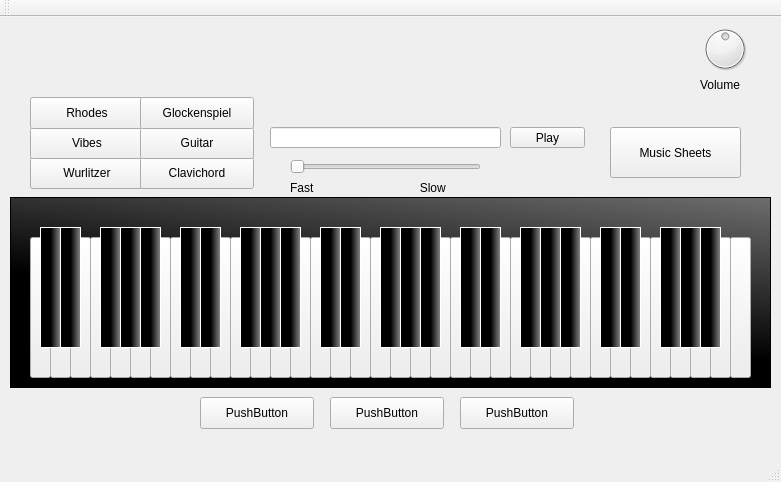
<?xml version="1.0" encoding="UTF-8"?>
<ui version="4.0">
 <class>MainWindow</class>
 <widget class="QMainWindow" name="MainWindow">
  <property name="geometry">
   <rect>
    <x>0</x>
    <y>0</y>
    <width>781</width>
    <height>482</height>
   </rect>
  </property>
  <property name="windowTitle">
   <string>MainWindow</string>
  </property>
  <widget class="QWidget" name="centralWidget">
   <widget class="QPushButton" name="pushButton_C1">
    <property name="geometry">
     <rect>
      <x>30</x>
      <y>220</y>
      <width>21</width>
      <height>141</height>
     </rect>
    </property>
    <property name="text">
     <string/>
    </property>
   </widget>
   <widget class="QPushButton" name="pushButton_CS1">
    <property name="geometry">
     <rect>
      <x>40</x>
      <y>210</y>
      <width>21</width>
      <height>121</height>
     </rect>
    </property>
    <property name="styleSheet">
     <string notr="true">QPushButton{
border: 1px solid white;
background-color: qlineargradient(spread:pad, x1:0.512, y1:0, x2:1, y2:0, stop:0 rgba(0, 0, 0, 255), stop:1 rgba(143, 143, 143, 255))
}</string>
    </property>
    <property name="text">
     <string/>
    </property>
   </widget>
   <widget class="QPushButton" name="pushButton_D1">
    <property name="geometry">
     <rect>
      <x>50</x>
      <y>240</y>
      <width>21</width>
      <height>121</height>
     </rect>
    </property>
    <property name="text">
     <string/>
    </property>
   </widget>
   <widget class="QPushButton" name="pushButton_DS1">
    <property name="geometry">
     <rect>
      <x>60</x>
      <y>210</y>
      <width>21</width>
      <height>121</height>
     </rect>
    </property>
    <property name="styleSheet">
     <string notr="true">QPushButton{
border: 1px solid white;
background-color: qlineargradient(spread:pad, x1:0.512, y1:0, x2:1, y2:0, stop:0 rgba(0, 0, 0, 255), stop:1 rgba(143, 143, 143, 255))
}</string>
    </property>
    <property name="text">
     <string/>
    </property>
   </widget>
   <widget class="QPushButton" name="pushButton_E1">
    <property name="geometry">
     <rect>
      <x>70</x>
      <y>220</y>
      <width>21</width>
      <height>141</height>
     </rect>
    </property>
    <property name="text">
     <string/>
    </property>
   </widget>
   <widget class="QPushButton" name="pushButton_F1">
    <property name="geometry">
     <rect>
      <x>90</x>
      <y>220</y>
      <width>21</width>
      <height>141</height>
     </rect>
    </property>
    <property name="text">
     <string/>
    </property>
   </widget>
   <widget class="QPushButton" name="pushButton_FS1">
    <property name="geometry">
     <rect>
      <x>100</x>
      <y>210</y>
      <width>21</width>
      <height>121</height>
     </rect>
    </property>
    <property name="styleSheet">
     <string notr="true">QPushButton{
border: 1px solid white;
background-color: qlineargradient(spread:pad, x1:0.512, y1:0, x2:1, y2:0, stop:0 rgba(0, 0, 0, 255), stop:1 rgba(143, 143, 143, 255))
}
</string>
    </property>
    <property name="text">
     <string/>
    </property>
   </widget>
   <widget class="QPushButton" name="pushButton_G1">
    <property name="geometry">
     <rect>
      <x>110</x>
      <y>240</y>
      <width>21</width>
      <height>121</height>
     </rect>
    </property>
    <property name="text">
     <string/>
    </property>
   </widget>
   <widget class="QPushButton" name="pushButton_GS1">
    <property name="geometry">
     <rect>
      <x>120</x>
      <y>210</y>
      <width>21</width>
      <height>121</height>
     </rect>
    </property>
    <property name="styleSheet">
     <string notr="true">QPushButton{
border: 1px solid white;
background-color: qlineargradient(spread:pad, x1:0.512, y1:0, x2:1, y2:0, stop:0 rgba(0, 0, 0, 255), stop:1 rgba(143, 143, 143, 255))
}</string>
    </property>
    <property name="text">
     <string/>
    </property>
   </widget>
   <widget class="QPushButton" name="pushButton_A1">
    <property name="geometry">
     <rect>
      <x>130</x>
      <y>240</y>
      <width>21</width>
      <height>121</height>
     </rect>
    </property>
    <property name="text">
     <string/>
    </property>
   </widget>
   <widget class="QPushButton" name="pushButton_AS1">
    <property name="geometry">
     <rect>
      <x>140</x>
      <y>210</y>
      <width>21</width>
      <height>121</height>
     </rect>
    </property>
    <property name="styleSheet">
     <string notr="true">QPushButton{
border: 1px solid white;
background-color: qlineargradient(spread:pad, x1:0.512, y1:0, x2:1, y2:0, stop:0 rgba(0, 0, 0, 255), stop:1 rgba(143, 143, 143, 255))
}</string>
    </property>
    <property name="text">
     <string/>
    </property>
   </widget>
   <widget class="QPushButton" name="pushButton_B1">
    <property name="geometry">
     <rect>
      <x>150</x>
      <y>220</y>
      <width>21</width>
      <height>141</height>
     </rect>
    </property>
    <property name="text">
     <string/>
    </property>
   </widget>
   <widget class="QPushButton" name="pushButton_C2">
    <property name="geometry">
     <rect>
      <x>170</x>
      <y>220</y>
      <width>21</width>
      <height>141</height>
     </rect>
    </property>
    <property name="text">
     <string/>
    </property>
   </widget>
   <widget class="QPushButton" name="pushButton_CS2">
    <property name="geometry">
     <rect>
      <x>180</x>
      <y>210</y>
      <width>21</width>
      <height>121</height>
     </rect>
    </property>
    <property name="styleSheet">
     <string notr="true">QPushButton{
border: 1px solid white;
background-color: qlineargradient(spread:pad, x1:0.512, y1:0, x2:1, y2:0, stop:0 rgba(0, 0, 0, 255), stop:1 rgba(143, 143, 143, 255))
}</string>
    </property>
    <property name="text">
     <string/>
    </property>
   </widget>
   <widget class="QPushButton" name="pushButton_D2">
    <property name="geometry">
     <rect>
      <x>190</x>
      <y>240</y>
      <width>21</width>
      <height>121</height>
     </rect>
    </property>
    <property name="text">
     <string/>
    </property>
   </widget>
   <widget class="QPushButton" name="pushButton_DS2">
    <property name="geometry">
     <rect>
      <x>200</x>
      <y>210</y>
      <width>21</width>
      <height>121</height>
     </rect>
    </property>
    <property name="styleSheet">
     <string notr="true">QPushButton{
border: 1px solid white;
background-color: qlineargradient(spread:pad, x1:0.512, y1:0, x2:1, y2:0, stop:0 rgba(0, 0, 0, 255), stop:1 rgba(143, 143, 143, 255))
}
</string>
    </property>
    <property name="text">
     <string/>
    </property>
   </widget>
   <widget class="QPushButton" name="pushButton_E2">
    <property name="geometry">
     <rect>
      <x>210</x>
      <y>220</y>
      <width>21</width>
      <height>141</height>
     </rect>
    </property>
    <property name="text">
     <string/>
    </property>
   </widget>
   <widget class="QPushButton" name="pushButton_F2">
    <property name="geometry">
     <rect>
      <x>230</x>
      <y>220</y>
      <width>21</width>
      <height>141</height>
     </rect>
    </property>
    <property name="text">
     <string/>
    </property>
   </widget>
   <widget class="QPushButton" name="pushButton_FS2">
    <property name="geometry">
     <rect>
      <x>240</x>
      <y>210</y>
      <width>21</width>
      <height>121</height>
     </rect>
    </property>
    <property name="styleSheet">
     <string notr="true">QPushButton{
border: 1px solid white;
background-color: qlineargradient(spread:pad, x1:0.512, y1:0, x2:1, y2:0, stop:0 rgba(0, 0, 0, 255), stop:1 rgba(143, 143, 143, 255))
}</string>
    </property>
    <property name="text">
     <string/>
    </property>
   </widget>
   <widget class="QPushButton" name="pushButton_G2">
    <property name="geometry">
     <rect>
      <x>250</x>
      <y>240</y>
      <width>21</width>
      <height>121</height>
     </rect>
    </property>
    <property name="text">
     <string/>
    </property>
   </widget>
   <widget class="QPushButton" name="pushButton_GS2">
    <property name="geometry">
     <rect>
      <x>260</x>
      <y>210</y>
      <width>21</width>
      <height>121</height>
     </rect>
    </property>
    <property name="styleSheet">
     <string notr="true">QPushButton{
border: 1px solid white;
background-color: qlineargradient(spread:pad, x1:0.512, y1:0, x2:1, y2:0, stop:0 rgba(0, 0, 0, 255), stop:1 rgba(143, 143, 143, 255))
}</string>
    </property>
    <property name="text">
     <string/>
    </property>
   </widget>
   <widget class="QPushButton" name="pushButton_A2">
    <property name="geometry">
     <rect>
      <x>270</x>
      <y>240</y>
      <width>21</width>
      <height>121</height>
     </rect>
    </property>
    <property name="text">
     <string/>
    </property>
   </widget>
   <widget class="QPushButton" name="pushButton_AS2">
    <property name="geometry">
     <rect>
      <x>280</x>
      <y>210</y>
      <width>21</width>
      <height>121</height>
     </rect>
    </property>
    <property name="styleSheet">
     <string notr="true">QPushButton{
border: 1px solid white;
background-color: qlineargradient(spread:pad, x1:0.512, y1:0, x2:1, y2:0, stop:0 rgba(0, 0, 0, 255), stop:1 rgba(143, 143, 143, 255))
}</string>
    </property>
    <property name="text">
     <string/>
    </property>
   </widget>
   <widget class="QPushButton" name="pushButton_B2">
    <property name="geometry">
     <rect>
      <x>290</x>
      <y>220</y>
      <width>21</width>
      <height>141</height>
     </rect>
    </property>
    <property name="text">
     <string/>
    </property>
   </widget>
   <widget class="QPushButton" name="pushButton_C3">
    <property name="geometry">
     <rect>
      <x>310</x>
      <y>220</y>
      <width>21</width>
      <height>141</height>
     </rect>
    </property>
    <property name="text">
     <string/>
    </property>
   </widget>
   <widget class="QPushButton" name="pushButton_CS3">
    <property name="geometry">
     <rect>
      <x>320</x>
      <y>210</y>
      <width>21</width>
      <height>121</height>
     </rect>
    </property>
    <property name="styleSheet">
     <string notr="true">QPushButton{
border: 1px solid white;
background-color: qlineargradient(spread:pad, x1:0.512, y1:0, x2:1, y2:0, stop:0 rgba(0, 0, 0, 255), stop:1 rgba(143, 143, 143, 255))
}</string>
    </property>
    <property name="text">
     <string/>
    </property>
   </widget>
   <widget class="QPushButton" name="pushButton_D3">
    <property name="geometry">
     <rect>
      <x>330</x>
      <y>240</y>
      <width>21</width>
      <height>121</height>
     </rect>
    </property>
    <property name="text">
     <string/>
    </property>
   </widget>
   <widget class="QPushButton" name="pushButton_DS3">
    <property name="geometry">
     <rect>
      <x>340</x>
      <y>210</y>
      <width>21</width>
      <height>121</height>
     </rect>
    </property>
    <property name="styleSheet">
     <string notr="true">QPushButton{
border: 1px solid white;
background-color: qlineargradient(spread:pad, x1:0.512, y1:0, x2:1, y2:0, stop:0 rgba(0, 0, 0, 255), stop:1 rgba(143, 143, 143, 255))
}</string>
    </property>
    <property name="text">
     <string/>
    </property>
   </widget>
   <widget class="QPushButton" name="pushButton_E3">
    <property name="geometry">
     <rect>
      <x>350</x>
      <y>220</y>
      <width>21</width>
      <height>141</height>
     </rect>
    </property>
    <property name="text">
     <string/>
    </property>
   </widget>
   <widget class="QPushButton" name="pushButton_C4">
    <property name="geometry">
     <rect>
      <x>450</x>
      <y>220</y>
      <width>21</width>
      <height>141</height>
     </rect>
    </property>
    <property name="text">
     <string/>
    </property>
   </widget>
   <widget class="QPushButton" name="pushButton_A3">
    <property name="geometry">
     <rect>
      <x>410</x>
      <y>240</y>
      <width>21</width>
      <height>121</height>
     </rect>
    </property>
    <property name="text">
     <string/>
    </property>
   </widget>
   <widget class="QPushButton" name="pushButton_G3">
    <property name="geometry">
     <rect>
      <x>390</x>
      <y>240</y>
      <width>21</width>
      <height>121</height>
     </rect>
    </property>
    <property name="text">
     <string/>
    </property>
   </widget>
   <widget class="QPushButton" name="pushButton_GS3">
    <property name="geometry">
     <rect>
      <x>400</x>
      <y>210</y>
      <width>21</width>
      <height>121</height>
     </rect>
    </property>
    <property name="styleSheet">
     <string notr="true">QPushButton{
border: 1px solid white;
background-color: qlineargradient(spread:pad, x1:0.512, y1:0, x2:1, y2:0, stop:0 rgba(0, 0, 0, 255), stop:1 rgba(143, 143, 143, 255))
}</string>
    </property>
    <property name="text">
     <string/>
    </property>
   </widget>
   <widget class="QPushButton" name="pushButton_AS3">
    <property name="geometry">
     <rect>
      <x>420</x>
      <y>210</y>
      <width>21</width>
      <height>121</height>
     </rect>
    </property>
    <property name="styleSheet">
     <string notr="true">QPushButton{
border: 1px solid white;
background-color: qlineargradient(spread:pad, x1:0.512, y1:0, x2:1, y2:0, stop:0 rgba(0, 0, 0, 255), stop:1 rgba(143, 143, 143, 255))
}</string>
    </property>
    <property name="text">
     <string/>
    </property>
   </widget>
   <widget class="QPushButton" name="pushButton_D4">
    <property name="geometry">
     <rect>
      <x>470</x>
      <y>240</y>
      <width>21</width>
      <height>121</height>
     </rect>
    </property>
    <property name="text">
     <string/>
    </property>
   </widget>
   <widget class="QPushButton" name="pushButton_FS3">
    <property name="geometry">
     <rect>
      <x>380</x>
      <y>210</y>
      <width>21</width>
      <height>121</height>
     </rect>
    </property>
    <property name="styleSheet">
     <string notr="true">QPushButton{
border: 1px solid white;
background-color: qlineargradient(spread:pad, x1:0.512, y1:0, x2:1, y2:0, stop:0 rgba(0, 0, 0, 255), stop:1 rgba(143, 143, 143, 255))
}</string>
    </property>
    <property name="text">
     <string/>
    </property>
   </widget>
   <widget class="QPushButton" name="pushButton_B3">
    <property name="geometry">
     <rect>
      <x>430</x>
      <y>220</y>
      <width>21</width>
      <height>141</height>
     </rect>
    </property>
    <property name="text">
     <string/>
    </property>
   </widget>
   <widget class="QPushButton" name="pushButton_DS4">
    <property name="geometry">
     <rect>
      <x>480</x>
      <y>210</y>
      <width>21</width>
      <height>121</height>
     </rect>
    </property>
    <property name="styleSheet">
     <string notr="true">QPushButton{
border: 1px solid white;
background-color: qlineargradient(spread:pad, x1:0.512, y1:0, x2:1, y2:0, stop:0 rgba(0, 0, 0, 255), stop:1 rgba(143, 143, 143, 255))
}</string>
    </property>
    <property name="text">
     <string/>
    </property>
   </widget>
   <widget class="QPushButton" name="pushButton_E4">
    <property name="geometry">
     <rect>
      <x>490</x>
      <y>220</y>
      <width>21</width>
      <height>141</height>
     </rect>
    </property>
    <property name="text">
     <string/>
    </property>
   </widget>
   <widget class="QPushButton" name="pushButton_F3">
    <property name="geometry">
     <rect>
      <x>370</x>
      <y>220</y>
      <width>21</width>
      <height>141</height>
     </rect>
    </property>
    <property name="text">
     <string/>
    </property>
   </widget>
   <widget class="QPushButton" name="pushButton_CS4">
    <property name="geometry">
     <rect>
      <x>460</x>
      <y>210</y>
      <width>21</width>
      <height>121</height>
     </rect>
    </property>
    <property name="styleSheet">
     <string notr="true">QPushButton{
border: 1px solid white;
background-color: qlineargradient(spread:pad, x1:0.512, y1:0, x2:1, y2:0, stop:0 rgba(0, 0, 0, 255), stop:1 rgba(143, 143, 143, 255))
}
</string>
    </property>
    <property name="text">
     <string/>
    </property>
   </widget>
   <widget class="QPushButton" name="pushButton_C5">
    <property name="geometry">
     <rect>
      <x>590</x>
      <y>220</y>
      <width>21</width>
      <height>141</height>
     </rect>
    </property>
    <property name="text">
     <string/>
    </property>
   </widget>
   <widget class="QPushButton" name="pushButton_A4">
    <property name="geometry">
     <rect>
      <x>550</x>
      <y>240</y>
      <width>21</width>
      <height>121</height>
     </rect>
    </property>
    <property name="text">
     <string/>
    </property>
   </widget>
   <widget class="QPushButton" name="pushButton_G4">
    <property name="geometry">
     <rect>
      <x>530</x>
      <y>240</y>
      <width>21</width>
      <height>121</height>
     </rect>
    </property>
    <property name="text">
     <string/>
    </property>
   </widget>
   <widget class="QPushButton" name="pushButton_GS4">
    <property name="geometry">
     <rect>
      <x>540</x>
      <y>210</y>
      <width>21</width>
      <height>121</height>
     </rect>
    </property>
    <property name="styleSheet">
     <string notr="true">QPushButton{
border: 1px solid white;
background-color: qlineargradient(spread:pad, x1:0.512, y1:0, x2:1, y2:0, stop:0 rgba(0, 0, 0, 255), stop:1 rgba(143, 143, 143, 255))
}</string>
    </property>
    <property name="text">
     <string/>
    </property>
   </widget>
   <widget class="QPushButton" name="pushButton_AS4">
    <property name="geometry">
     <rect>
      <x>560</x>
      <y>210</y>
      <width>21</width>
      <height>121</height>
     </rect>
    </property>
    <property name="styleSheet">
     <string notr="true">QPushButton{
border: 1px solid white;
background-color: qlineargradient(spread:pad, x1:0.512, y1:0, x2:1, y2:0, stop:0 rgba(0, 0, 0, 255), stop:1 rgba(143, 143, 143, 255))
}</string>
    </property>
    <property name="text">
     <string/>
    </property>
   </widget>
   <widget class="QPushButton" name="pushButton_D5">
    <property name="geometry">
     <rect>
      <x>610</x>
      <y>240</y>
      <width>21</width>
      <height>121</height>
     </rect>
    </property>
    <property name="text">
     <string/>
    </property>
   </widget>
   <widget class="QPushButton" name="pushButton_FS4">
    <property name="geometry">
     <rect>
      <x>520</x>
      <y>210</y>
      <width>21</width>
      <height>121</height>
     </rect>
    </property>
    <property name="styleSheet">
     <string notr="true">QPushButton{
border: 1px solid white;
background-color: qlineargradient(spread:pad, x1:0.512, y1:0, x2:1, y2:0, stop:0 rgba(0, 0, 0, 255), stop:1 rgba(143, 143, 143, 255))
}
</string>
    </property>
    <property name="text">
     <string/>
    </property>
   </widget>
   <widget class="QPushButton" name="pushButton_B4">
    <property name="geometry">
     <rect>
      <x>570</x>
      <y>220</y>
      <width>21</width>
      <height>141</height>
     </rect>
    </property>
    <property name="text">
     <string/>
    </property>
   </widget>
   <widget class="QPushButton" name="pushButton_DS5">
    <property name="geometry">
     <rect>
      <x>620</x>
      <y>210</y>
      <width>21</width>
      <height>121</height>
     </rect>
    </property>
    <property name="styleSheet">
     <string notr="true">QPushButton{
border: 1px solid white;
background-color: qlineargradient(spread:pad, x1:0.512, y1:0, x2:1, y2:0, stop:0 rgba(0, 0, 0, 255), stop:1 rgba(143, 143, 143, 255))
}</string>
    </property>
    <property name="text">
     <string/>
    </property>
   </widget>
   <widget class="QPushButton" name="pushButton_E5">
    <property name="geometry">
     <rect>
      <x>630</x>
      <y>220</y>
      <width>21</width>
      <height>141</height>
     </rect>
    </property>
    <property name="text">
     <string/>
    </property>
   </widget>
   <widget class="QPushButton" name="pushButton_F4">
    <property name="geometry">
     <rect>
      <x>510</x>
      <y>220</y>
      <width>21</width>
      <height>141</height>
     </rect>
    </property>
    <property name="text">
     <string/>
    </property>
   </widget>
   <widget class="QPushButton" name="pushButton_CS5">
    <property name="geometry">
     <rect>
      <x>600</x>
      <y>210</y>
      <width>21</width>
      <height>121</height>
     </rect>
    </property>
    <property name="styleSheet">
     <string notr="true">QPushButton{
border: 1px solid white;
background-color: qlineargradient(spread:pad, x1:0.512, y1:0, x2:1, y2:0, stop:0 rgba(0, 0, 0, 255), stop:1 rgba(143, 143, 143, 255))
}</string>
    </property>
    <property name="text">
     <string/>
    </property>
   </widget>
   <widget class="QPushButton" name="pushButton_A5">
    <property name="geometry">
     <rect>
      <x>690</x>
      <y>240</y>
      <width>21</width>
      <height>121</height>
     </rect>
    </property>
    <property name="text">
     <string/>
    </property>
   </widget>
   <widget class="QPushButton" name="pushButton_FS5">
    <property name="geometry">
     <rect>
      <x>660</x>
      <y>210</y>
      <width>21</width>
      <height>121</height>
     </rect>
    </property>
    <property name="styleSheet">
     <string notr="true">QPushButton{
border: 1px solid white;
background-color: qlineargradient(spread:pad, x1:0.512, y1:0, x2:1, y2:0, stop:0 rgba(0, 0, 0, 255), stop:1 rgba(143, 143, 143, 255))
}</string>
    </property>
    <property name="text">
     <string/>
    </property>
   </widget>
   <widget class="QPushButton" name="pushButton_F5">
    <property name="geometry">
     <rect>
      <x>650</x>
      <y>220</y>
      <width>21</width>
      <height>141</height>
     </rect>
    </property>
    <property name="text">
     <string/>
    </property>
   </widget>
   <widget class="QPushButton" name="pushButton_GS5">
    <property name="geometry">
     <rect>
      <x>680</x>
      <y>210</y>
      <width>21</width>
      <height>121</height>
     </rect>
    </property>
    <property name="styleSheet">
     <string notr="true">QPushButton{
border: 1px solid white;
background-color: qlineargradient(spread:pad, x1:0.512, y1:0, x2:1, y2:0, stop:0 rgba(0, 0, 0, 255), stop:1 rgba(143, 143, 143, 255))
}</string>
    </property>
    <property name="text">
     <string/>
    </property>
   </widget>
   <widget class="QPushButton" name="pushButton_B5">
    <property name="geometry">
     <rect>
      <x>710</x>
      <y>220</y>
      <width>21</width>
      <height>141</height>
     </rect>
    </property>
    <property name="text">
     <string/>
    </property>
   </widget>
   <widget class="QPushButton" name="pushButton_AS5">
    <property name="geometry">
     <rect>
      <x>700</x>
      <y>210</y>
      <width>21</width>
      <height>121</height>
     </rect>
    </property>
    <property name="styleSheet">
     <string notr="true">QPushButton{
border: 1px solid white;
background-color: qlineargradient(spread:pad, x1:0.512, y1:0, x2:1, y2:0, stop:0 rgba(0, 0, 0, 255), stop:1 rgba(143, 143, 143, 255))
}</string>
    </property>
    <property name="text">
     <string/>
    </property>
   </widget>
   <widget class="QPushButton" name="pushButton_C6">
    <property name="geometry">
     <rect>
      <x>730</x>
      <y>220</y>
      <width>21</width>
      <height>141</height>
     </rect>
    </property>
    <property name="text">
     <string/>
    </property>
   </widget>
   <widget class="QPushButton" name="pushButton_G5">
    <property name="geometry">
     <rect>
      <x>670</x>
      <y>240</y>
      <width>21</width>
      <height>121</height>
     </rect>
    </property>
    <property name="text">
     <string/>
    </property>
   </widget>
   <widget class="QPushButton" name="pushButton_Wurlitzer">
    <property name="geometry">
     <rect>
      <x>30</x>
      <y>140</y>
      <width>114</width>
      <height>32</height>
     </rect>
    </property>
    <property name="text">
     <string>Wurlitzer</string>
    </property>
   </widget>
   <widget class="QPushButton" name="pushButton_Vibes">
    <property name="geometry">
     <rect>
      <x>30</x>
      <y>110</y>
      <width>114</width>
      <height>32</height>
     </rect>
    </property>
    <property name="text">
     <string>Vibes</string>
    </property>
   </widget>
   <widget class="QPushButton" name="pushButton_Rhodes">
    <property name="geometry">
     <rect>
      <x>30</x>
      <y>80</y>
      <width>114</width>
      <height>32</height>
     </rect>
    </property>
    <property name="text">
     <string>Rhodes</string>
    </property>
   </widget>
   <widget class="QPushButton" name="pushButton_Clavichord">
    <property name="geometry">
     <rect>
      <x>140</x>
      <y>140</y>
      <width>114</width>
      <height>32</height>
     </rect>
    </property>
    <property name="text">
     <string>Clavichord</string>
    </property>
   </widget>
   <widget class="QDial" name="dial">
    <property name="geometry">
     <rect>
      <x>700</x>
      <y>0</y>
      <width>50</width>
      <height>64</height>
     </rect>
    </property>
    <property name="value">
     <number>50</number>
    </property>
   </widget>
   <widget class="QLabel" name="label">
    <property name="geometry">
     <rect>
      <x>700</x>
      <y>60</y>
      <width>51</width>
      <height>16</height>
     </rect>
    </property>
    <property name="text">
     <string>Volume</string>
    </property>
   </widget>
   <widget class="QPushButton" name="pushButton_Guitar">
    <property name="geometry">
     <rect>
      <x>140</x>
      <y>110</y>
      <width>114</width>
      <height>32</height>
     </rect>
    </property>
    <property name="text">
     <string>Guitar</string>
    </property>
   </widget>
   <widget class="QPushButton" name="pushButton_Glockenspiel">
    <property name="geometry">
     <rect>
      <x>140</x>
      <y>80</y>
      <width>114</width>
      <height>32</height>
     </rect>
    </property>
    <property name="text">
     <string>Glockenspiel</string>
    </property>
   </widget>
   <widget class="QFrame" name="frame">
    <property name="geometry">
     <rect>
      <x>10</x>
      <y>180</y>
      <width>761</width>
      <height>191</height>
     </rect>
    </property>
    <property name="styleSheet">
     <string notr="true">QFrame{
background-color: qlineargradient(spread:pad, x1:0.664709, y1:0.705, x2:1, y2:0, stop:0 rgba(0, 0, 0, 255), stop:1 rgba(110, 110, 110, 255))
}</string>
    </property>
    <property name="frameShape">
     <enum>QFrame::StyledPanel</enum>
    </property>
    <property name="frameShadow">
     <enum>QFrame::Raised</enum>
    </property>
   </widget>
   <widget class="QPushButton" name="pushButton">
    <property name="geometry">
     <rect>
      <x>510</x>
      <y>110</y>
      <width>75</width>
      <height>21</height>
     </rect>
    </property>
    <property name="text">
     <string>Play</string>
    </property>
   </widget>
   <widget class="QLineEdit" name="lineEdit">
    <property name="geometry">
     <rect>
      <x>270</x>
      <y>110</y>
      <width>231</width>
      <height>21</height>
     </rect>
    </property>
   </widget>
   <widget class="QSlider" name="horizontalSlider">
    <property name="geometry">
     <rect>
      <x>290</x>
      <y>140</y>
      <width>191</width>
      <height>20</height>
     </rect>
    </property>
    <property name="orientation">
     <enum>Qt::Horizontal</enum>
    </property>
   </widget>
   <widget class="QLabel" name="label_2">
    <property name="geometry">
     <rect>
      <x>290</x>
      <y>160</y>
      <width>191</width>
      <height>21</height>
     </rect>
    </property>
    <property name="text">
     <string>Fast                                Slow   </string>
    </property>
   </widget>
   <widget class="QPushButton" name="pushButton_2">
    <property name="geometry">
     <rect>
      <x>610</x>
      <y>110</y>
      <width>131</width>
      <height>51</height>
     </rect>
    </property>
    <property name="text">
     <string>Music Sheets</string>
    </property>
   </widget>
   <widget class="QPushButton" name="pushButton_3">
    <property name="geometry">
     <rect>
      <x>200</x>
      <y>380</y>
      <width>114</width>
      <height>32</height>
     </rect>
    </property>
    <property name="text">
     <string>PushButton</string>
    </property>
   </widget>
   <widget class="QPushButton" name="pushButton_4">
    <property name="geometry">
     <rect>
      <x>330</x>
      <y>380</y>
      <width>114</width>
      <height>32</height>
     </rect>
    </property>
    <property name="text">
     <string>PushButton</string>
    </property>
   </widget>
   <widget class="QPushButton" name="pushButton_5">
    <property name="geometry">
     <rect>
      <x>460</x>
      <y>380</y>
      <width>114</width>
      <height>32</height>
     </rect>
    </property>
    <property name="text">
     <string>PushButton</string>
    </property>
   </widget>
   <zorder>frame</zorder>
   <zorder>pushButton_E3</zorder>
   <zorder>pushButton_D3</zorder>
   <zorder>pushButton_B2</zorder>
   <zorder>pushButton_A2</zorder>
   <zorder>pushButton_E2</zorder>
   <zorder>pushButton_D2</zorder>
   <zorder>pushButton_B1</zorder>
   <zorder>pushButton_A1</zorder>
   <zorder>pushButton_G1</zorder>
   <zorder>pushButton_E1</zorder>
   <zorder>pushButton_C1</zorder>
   <zorder>pushButton_D1</zorder>
   <zorder>pushButton_DS1</zorder>
   <zorder>pushButton_F1</zorder>
   <zorder>pushButton_FS1</zorder>
   <zorder>pushButton_GS1</zorder>
   <zorder>pushButton_CS1</zorder>
   <zorder>pushButton_AS1</zorder>
   <zorder>pushButton_C2</zorder>
   <zorder>pushButton_CS2</zorder>
   <zorder>pushButton_DS2</zorder>
   <zorder>pushButton_F2</zorder>
   <zorder>pushButton_G2</zorder>
   <zorder>pushButton_GS2</zorder>
   <zorder>pushButton_AS2</zorder>
   <zorder>pushButton_C3</zorder>
   <zorder>pushButton_CS3</zorder>
   <zorder>pushButton_DS3</zorder>
   <zorder>pushButton_FS2</zorder>
   <zorder>pushButton_C4</zorder>
   <zorder>pushButton_A3</zorder>
   <zorder>pushButton_G3</zorder>
   <zorder>pushButton_D4</zorder>
   <zorder>pushButton_B3</zorder>
   <zorder>pushButton_E4</zorder>
   <zorder>pushButton_F3</zorder>
   <zorder>pushButton_C5</zorder>
   <zorder>pushButton_A4</zorder>
   <zorder>pushButton_G4</zorder>
   <zorder>pushButton_D5</zorder>
   <zorder>pushButton_B4</zorder>
   <zorder>pushButton_E5</zorder>
   <zorder>pushButton_F4</zorder>
   <zorder>pushButton_FS4</zorder>
   <zorder>pushButton_CS4</zorder>
   <zorder>pushButton_GS4</zorder>
   <zorder>pushButton_AS3</zorder>
   <zorder>pushButton_DS4</zorder>
   <zorder>pushButton_FS3</zorder>
   <zorder>pushButton_CS5</zorder>
   <zorder>pushButton_GS3</zorder>
   <zorder>pushButton_AS4</zorder>
   <zorder>pushButton_DS5</zorder>
   <zorder>pushButton_A5</zorder>
   <zorder>pushButton_F5</zorder>
   <zorder>pushButton_B5</zorder>
   <zorder>pushButton_C6</zorder>
   <zorder>pushButton_G5</zorder>
   <zorder>pushButton_FS5</zorder>
   <zorder>pushButton_AS5</zorder>
   <zorder>pushButton_GS5</zorder>
   <zorder>pushButton_Wurlitzer</zorder>
   <zorder>pushButton_Vibes</zorder>
   <zorder>pushButton_Rhodes</zorder>
   <zorder>pushButton_Clavichord</zorder>
   <zorder>dial</zorder>
   <zorder>label</zorder>
   <zorder>pushButton_Guitar</zorder>
   <zorder>pushButton_Glockenspiel</zorder>
   <zorder>pushButton</zorder>
   <zorder>lineEdit</zorder>
   <zorder>horizontalSlider</zorder>
   <zorder>label_2</zorder>
   <zorder>pushButton_2</zorder>
   <zorder>pushButton_3</zorder>
   <zorder>pushButton_4</zorder>
   <zorder>pushButton_5</zorder>
  </widget>
  <widget class="QMenuBar" name="menuBar">
   <property name="geometry">
    <rect>
     <x>0</x>
     <y>0</y>
     <width>781</width>
     <height>22</height>
    </rect>
   </property>
  </widget>
  <widget class="QToolBar" name="mainToolBar">
   <attribute name="toolBarArea">
    <enum>TopToolBarArea</enum>
   </attribute>
   <attribute name="toolBarBreak">
    <bool>false</bool>
   </attribute>
  </widget>
  <widget class="QStatusBar" name="statusBar"/>
 </widget>
 <layoutdefault spacing="6" margin="11"/>
 <resources/>
 <connections/>
</ui>
